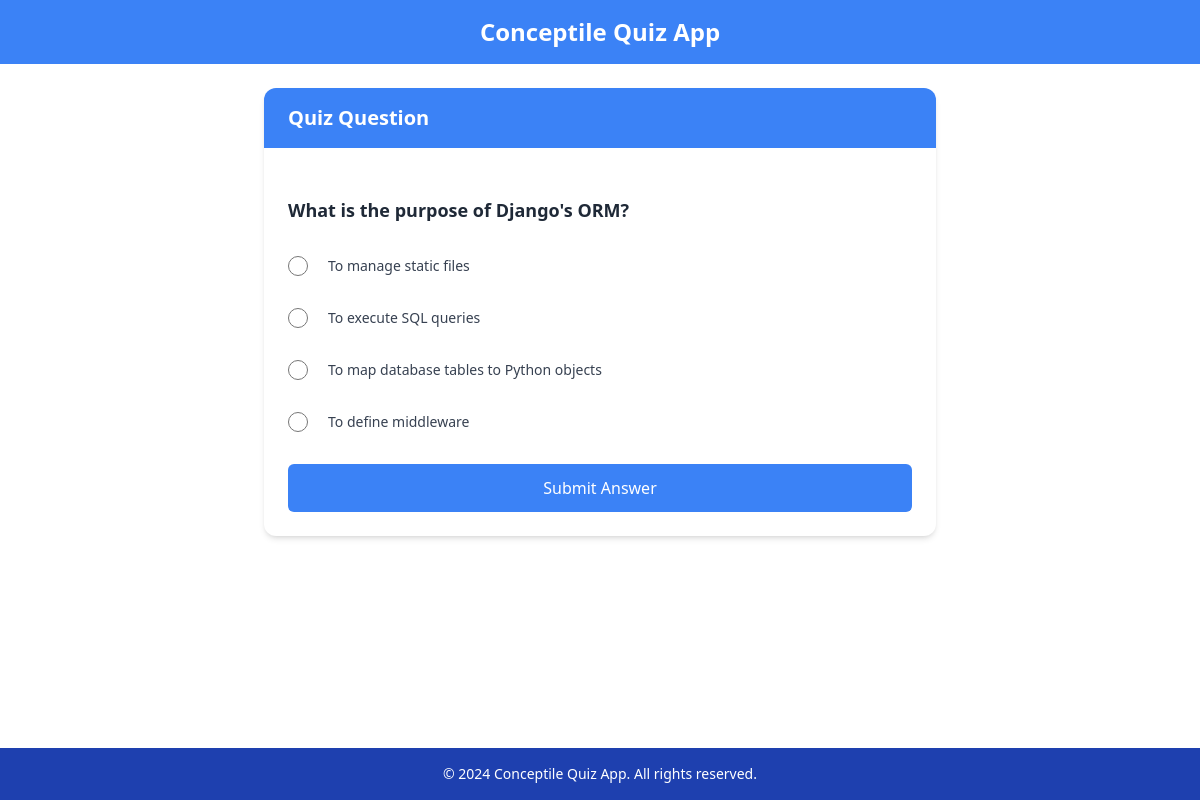
The app's page /quiz/ (signed in) with its own data.
### quiz/models.py (models this page shows, shortened)
class Question(models.Model):
    text = models.TextField()
    option_a = models.CharField(max_length=200)
    option_b = models.CharField(max_length=200)
    option_c = models.CharField(max_length=200)
    option_d = models.CharField(max_length=200)
    correct_answer = models.CharField(max_length=1, choices=[
        ('a', 'Option A'),
        ('b', 'Option B'),
        ('c', 'Option C'),
        ('d', 'Option D')
    ])

### quiz/views.py (the view, shortened to what this page needs)
# urls.py: path('quiz/', QuizView.as_view(), name='quiz'),
class QuizView(LoginRequiredMixin, View):
    def get(self, request):
        attempted_question_ids = UserAttempt.objects.filter(user=request.user).values_list('question_id', flat=True)
        questions = Question.objects.exclude(id__in=attempted_question_ids)
        if not questions:
            messages.info(request, 'You have attempted all available questions!')
            return redirect('dashboard')
        question = random.choice(questions)
        context = {
            'question': question,
            'options': [
                {'label': 'A', 'text': question.option_a},
                {'label': 'B', 'text': question.option_b},
                {'label': 'C', 'text': question.option_c},
                {'label': 'D', 'text': question.option_d}
            ]
        }
        return render(request, 'quiz.html', context)

### templates/quiz.html (shortened to what this page needs)
{% extends "base.html" %}
{% block content %}
<div class="w-full max-w-md mx-auto bg-white rounded-xl shadow-md overflow-hidden md:max-w-2xl">
    <div class="bg-blue-500 text-white px-6 py-4">
        <h2 class="text-xl font-bold">Quiz Question</h2>
    </div>
    <div class="p-6">
        <form method="post" class="space-y-6">
            <div class="mb-6">
                <h4 class="text-lg font-semibold text-gray-800 mb-4">{{ question.text }}</h4>
            </div>
            <div class="space-y-4">
                {% for option in options %}
                <div class="flex items-center">
                    <input
                        class="form-radio h-5 w-5 text-blue-500 focus:ring-blue-400 border-gray-300"
                        type="radio"
                        name="answer"
                        id="option{{ option.label }}"
                        value="{{ option.label|lower }}"
                        required>
                    <label
                        class="ml-3 block text-sm text-gray-700 hover:bg-blue-50 rounded-md p-2 transition duration-200"
                        for="option{{ option.label }}">
                        {{ option.text }}
                    </label>
                </div>
                {% endfor %}
            </div>
            <div class="mt-6">
                <button
                    type="submit"
                    class="w-full bg-blue-500 text-white py-3 rounded-md hover:bg-blue-600 transition duration-300 ease-in-out transform hover:-translate-y-1 hover:scale-101 focus:outline-none focus:ring-2 focus:ring-blue-400 focus:ring-opacity-50">
                    Submit Answer
                </button>
            </div>
        </form>
    </div>
</div>
{% endblock %}

### records on screen
Question: text "What is the purpose of Django's ORM?", text "To manage static files" "To execute SQL queries" "To map database tables to Python objects" "To define middleware"
